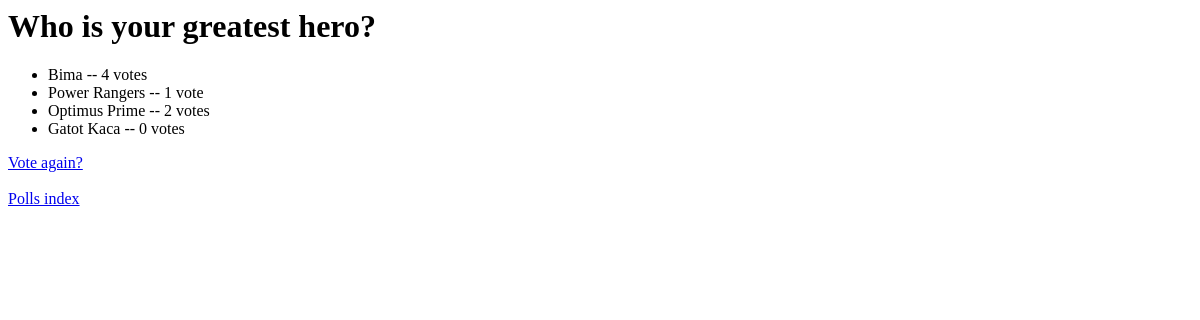
The page /polls/2/results/ on the database as committed earlier.
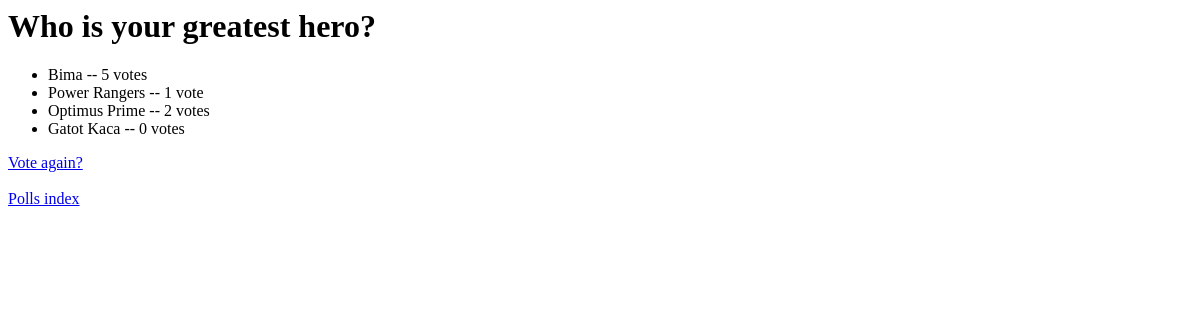
The same page on the database as committed later.
### polls/models.py (models this page shows, shortened)
class Choice(models.Model):
    question = models.ForeignKey(Question)
    choice_text = models.CharField(max_length=200)
    votes = models.IntegerField(default=0)

### polls/views.py (the view)
# urls.py: url(r'^(?P<pk>\d+)/results/$', views.ResultsView.as_view(), name='results'),
class ResultsView(generic.DetailView):
    model = Question
    template_name = 'polls/results.html'

### polls/templates/polls/results.html
<h1>{{ question.question_text }}</h1>
<ul>
    {% for choice in question.choice_set.all %}
        <li>{{ choice.choice_text }} -- {{ choice.votes }} vote{{ choice.votes|pluralize }}</li>
    {% endfor %}
</ul>
<a href="{% url 'polls:detail' question.id %}">Vote again?</a>
<div>&nbsp;</div>
<a href="{% url 'polls:index' %}">Polls index</a>

Rows that differ between the two databases and show on the page:
changed Choice "Bima": votes "4" → "5"
